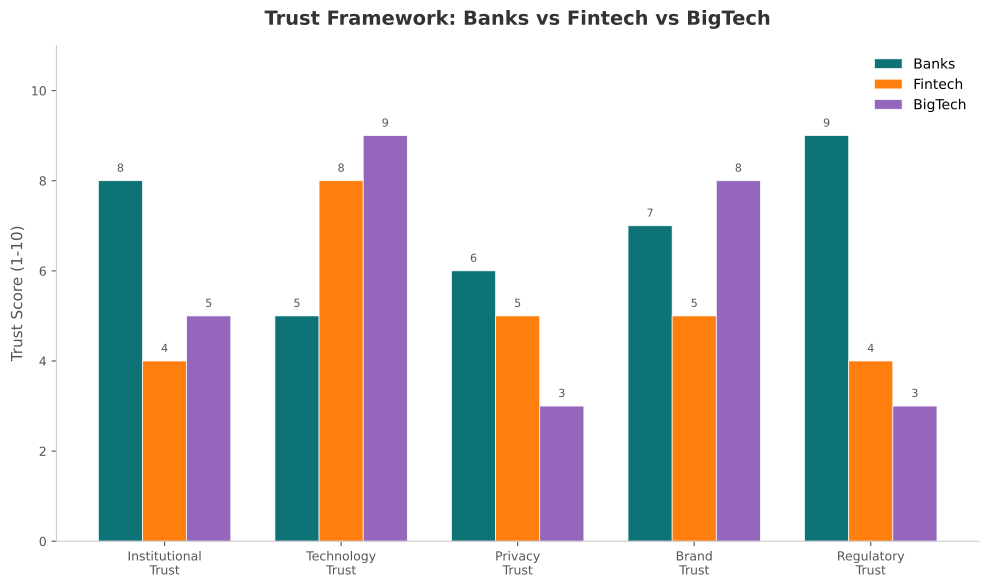

Generate this figure with Python:
"""
Figure 05: Trust Framework Comparison
Grouped vertical bars comparing trust dimensions across Banks, Fintech, and BigTech.
"""
import sys
import os
sys.path.insert(0, os.path.join(os.path.dirname(__file__), '..', '..', '..', '_shared'))

import matplotlib
matplotlib.use('Agg')
import matplotlib.pyplot as plt
import matplotlib.patches as mpatches
import numpy as np

try:
    from chart_styles import V4_COLORS, apply_v4_style, save_chart
except ImportError:
    V4_COLORS = {
        'MLPURPLE': '#9467BD', 'MLBLUE': '#1F77B4', 'MLRED': '#D62728',
        'MLORANGE': '#FF7F0E', 'MLGREEN': '#2CA02C', 'MLGRAY': '#7F7F7F',
        'MLTEAL': '#0D7377', 'MLCYAN': '#14BDEB', 'MLYELLOW': '#BCBD22',
        'MLPINK': '#E377C2', 'MLBROWN': '#8C564B',
    }
    def apply_v4_style(ax, title='', xlabel='', ylabel=''):
        ax.set_title(title, fontsize=14, fontweight='bold', pad=15, color='#333333')
        if xlabel: ax.set_xlabel(xlabel, fontsize=11, color='#555555')
        if ylabel: ax.set_ylabel(ylabel, fontsize=11, color='#555555')
        ax.spines['top'].set_visible(False)
        ax.spines['right'].set_visible(False)
        ax.spines['left'].set_color('#CCCCCC')
        ax.spines['bottom'].set_color('#CCCCCC')
        ax.tick_params(colors='#555555', labelsize=9)
        ax.set_facecolor('white')
        return ax
    def save_chart(fig, filename='chart.pdf', dpi=300):
        fig.tight_layout()
        fig.savefig(filename, format='pdf', bbox_inches='tight', dpi=dpi, facecolor='white')
        plt.close(fig)
        print(f'Saved: {filename}')

CHART_METADATA = {
    'title': 'Trust Framework Comparison',
    'type': 'grouped_bar',
    'section': 'Trust and Adoption',
    'lecture_number': 2,
}

fig, ax = plt.subplots(1, 1, figsize=(10, 6))
fig.patch.set_facecolor('white')

dimensions = ['Institutional\nTrust', 'Technology\nTrust', 'Privacy\nTrust',
              'Brand\nTrust', 'Regulatory\nTrust']
banks = [8, 5, 6, 7, 9]
fintech = [4, 8, 5, 5, 4]
bigtech = [5, 9, 3, 8, 3]

x = np.arange(len(dimensions))
w = 0.25

bars1 = ax.bar(x - w, banks, w, label='Banks', color=V4_COLORS['MLTEAL'],
               edgecolor='white', linewidth=0.5)
bars2 = ax.bar(x, fintech, w, label='Fintech', color=V4_COLORS['MLORANGE'],
               edgecolor='white', linewidth=0.5)
bars3 = ax.bar(x + w, bigtech, w, label='BigTech', color=V4_COLORS['MLPURPLE'],
               edgecolor='white', linewidth=0.5)

# Value labels
for bars in [bars1, bars2, bars3]:
    for bar in bars:
        height = bar.get_height()
        ax.text(bar.get_x() + bar.get_width() / 2, height + 0.15,
                f'{height}', ha='center', va='bottom', fontsize=8, color='#555555')

ax.set_xticks(x)
ax.set_xticklabels(dimensions, fontsize=9)
ax.set_ylim(0, 11)
ax.set_yticks(range(0, 11, 2))
ax.legend(fontsize=10, frameon=False, loc='upper right')

apply_v4_style(ax, title='Trust Framework: Banks vs Fintech vs BigTech',
               ylabel='Trust Score (1-10)')

output_path = os.path.join(os.path.dirname(__file__), 'chart.pdf')
save_chart(fig, output_path)
